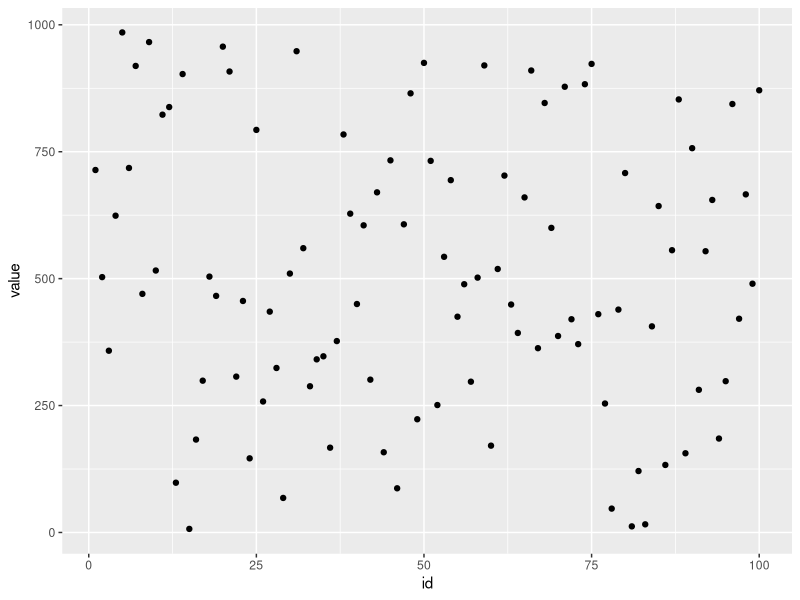

This figure's R source:
## ---- chunk 1
someVector <- c(1,2,3)
## ---- chunk 2
someMatrix <- c(1,2,3,4,5,6, nrow=2,ncol=3)
## ---- chunk 3
someList <- list(someMatrix,someVector)
## ---- chunk 4
library(data.table)

set.seed(100)

dt <- data.table(id = c(1:100), 
                 value = c(sample(1:1000,100)))
## ---- chunk 5
dt[2]
## ---- chunk 6
dt$value[2]
## ---- chunk 7
dt[dt$id == 2]
## ---- chunk 8
library(dplyr)
filter(dt,id == 2)
## ---- chunk 9
filter(dt, id > 10) %>%
        summarize(count = n(),
                  mean = mean(value),
                  median = quantile(value,0.50),
                  ninetyPercent = quantile(value,0.90),
                  total = sum(value))
## ---- chunk 10
library(ggplot2)
p <- qplot(x=id, y=value, data=dt)
print(p)
